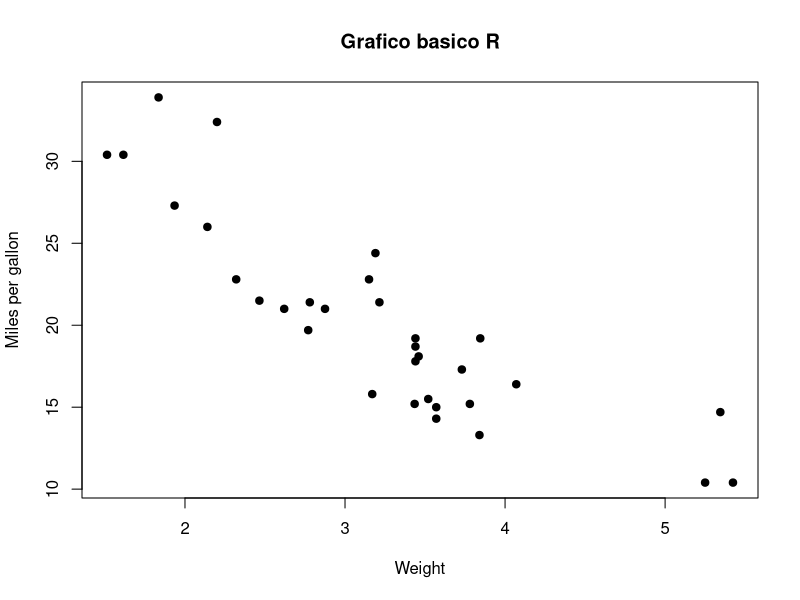
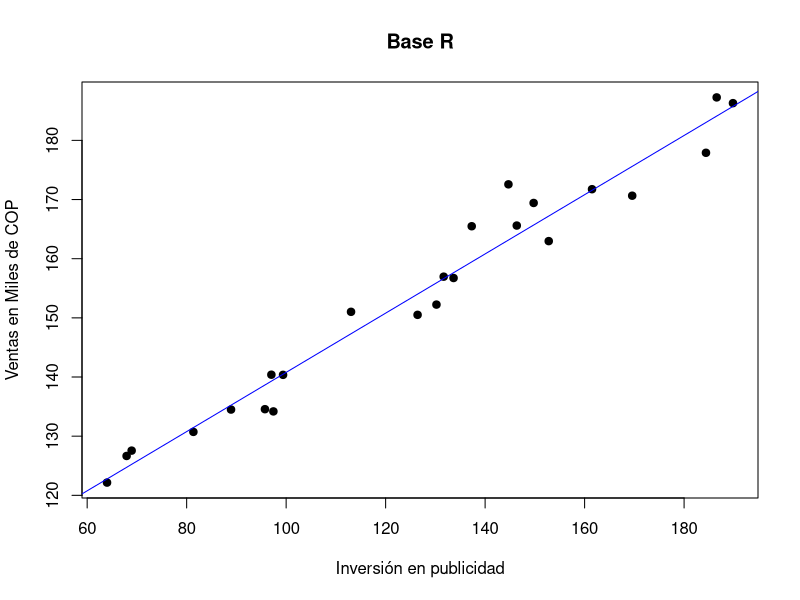
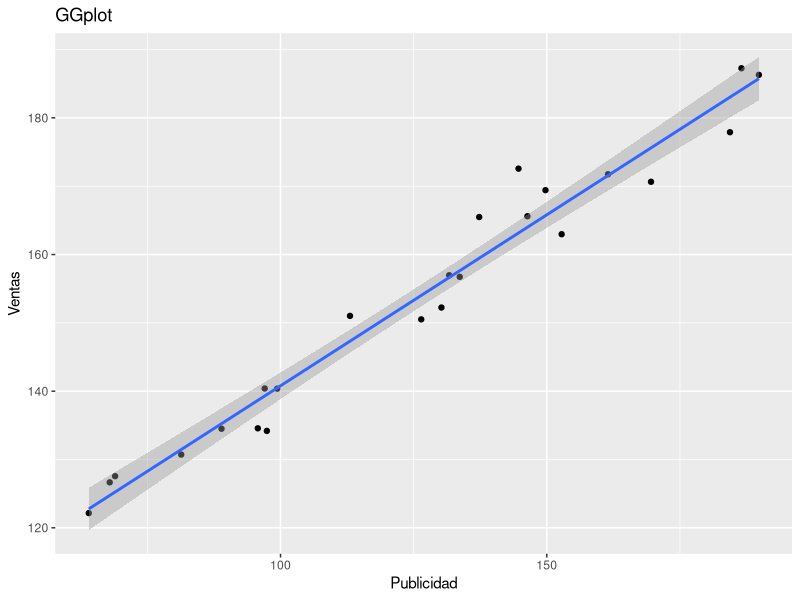

These charts were generated, in order, by the following R code:
## ---- chunk 1
getwd() #Saber el Directorio actual
setwd("C:/Users/nicom/Documents/Anaytics Club Uniandes/Talleres/Taller R") #Cambiar el directorio
## ---- chunk 2
# La variable X toma el valor de 5
X <- 5
X = 5
## ---- chunk 3
# Definir vectores
a <- c(1,2,3,4,5) #Numerico
a #Retorna el vector a
b <- c('a','b','c','d') #String
b #Retorna el vector b
c <- c(TRUE,FALSE,TRUE,FALSE) #Boolean
c #Retorna el vector c
## ---- chunk 4
# Acceder a sus elementos
b[2] #Unico elemento (Elemento en la posicion 2)
b[2:3] #Set de elementos seguidos (Elementos del 2 al 3)
b[c(1,4,3)] #Set de elementos no consecutivos (Elementos 1, 4 y 3)
## ---- chunk 5
m <- matrix(nrow=3,ncol=3) # Matriz vacia 
m
m <- matrix(data=1:9, nrow=3,ncol=3) # Matriz llena con los numeros del 1 al 9
m
## ---- chunk 6
#Acceder a un elemento
m[2,1] # Elemento de la segunda fila y primera columna
m[3,] #Todos los elemetos de una fila
m[,3] #Todos los elementos de una columna
m[1:2,2:3] #Serie de elementos consecutivos
## ---- chunk 7
#DataFrame
dataf <- data.frame()
dataf
m <- as.data.frame(m)
m
## ---- chunk 8
m[1,1] # Igual que una matriz
m[,3] #Llamar una columna por posicion
m$V3 #Llamar una columna por nombre
m[['V3']] #Llamar una columna por nombre
m[-1,] # Remueve la primera fila del df
m[,-1] # Remueve la primera columna del df
colnames(m) <- c('Primera','Segunda','Tercera') #Cambiar nombres de columnas

## ---- chunk 9
# For
for(i in 1:10){
  print(i) #Imprimir todos los números del 1 al 10
}

numeros <- c(1,2,3,4,5)
num <- 0
for(i in numeros){
  print(i) #Imprimir todos los números del conjunto 'numeros'
}
## ---- chunk 10
#Si el numero es mayor a 10 se imprime solo el numero, si el numero no es mayor a 10 pero si es mayor a 5, se imprime el numero mas 2, por ultimo si el numero no es ni mayor a 10 ni mayor a 5, se imprime el numero mas 3
num <- 2
if( num > 10 ){
  print(num)
} else if ( num > 5 ){
  print(num + 2)
} else{
  print(num + 3 )
}
## ---- chunk 11
ticket <- function(speed){
  if( speed > 50 ){
  print('Exceso de velocidad')
} else if ( speed > 40 ){
  print('Acercandose al limite')
} else{
  print('Velocidad adecuada')
}
}
## ---- chunk 12
ticket(10) #Deberia retornar velocidad adecuada
ticket(50) #Deberia retornar acercandose al limite
ticket(70) #deberia retornar exceso de velocidad
## ---- chunk 13
data(mtcars)
## ---- chunk 14
str(mtcars)
head(mtcars)
tail(mtcars)
## ---- chunk 15
summary(mtcars)
## ---- chunk 16
plot(mtcars$wt, mtcars$mpg, pch = 19, xlab = "Weight", ylab = "Miles per gallon", main = 'Grafico basico R')  #Realiza el plot de las variables wt contra la variable mpg
## ---- chunk 17
library(dplyr)
library(readxl)
df <- read_excel('TallerR.xlsx',sheet='Ventas_Tienda')
## ---- chunk 18
head(df)
## ---- chunk 19
df %>% group_by(Producto) %>% summarise(Media=mean(Unidades), Desviacion=sd(Unidades), Minimo=min(Unidades), Maximo=max(Unidades))
## ---- chunk 20
library(ggplot2)
df <- read_excel('TallerR.xlsx',sheet='Lineal_Tienda')
## ---- chunk 21
plot(df$Publicidad,df$Ventas, xlab='Inversión en publicidad', ylab='Ventas en Miles de COP', main='Base R', col='black', pch=19)
abline(lm(Ventas ~ Publicidad, data = df), col = 'blue')
## ---- chunk 22
ggplot(data=df, aes(x = Publicidad, y = Ventas)) + geom_point() + geom_smooth(method='lm') + ggtitle('GGplot')
## ---- chunk 23
df <- read_excel('TallerR.xlsx',sheet='Ventas_Tienda')
df_p <- read_excel('TallerR.xlsx',sheet='Precios_Tienda')

ingresos <- function(df,df_p){ #Esta funcion tambien puede hacerce con un if para colocar los precios
  n_row <- nrow(df)
  df$Precio_Total <- NA
  for(i in 1:n_row){
    prod <- df$Producto[i]
    und <- df$Unidades[i]
    prc <- df_p[df_p$Producto == prod,'Precio_Unitario']
    df$Precio_Total[i] <- und * prc
  }
  df$Precio_Total <- as.numeric(df$Precio_Total)
 return(sum(df$Precio_Total))
}

cat('Los ingresos de la tienda fueron: $', ingresos(df,df_p), 'COP')

## ---- chunk 24
mes_tienda<-function(){ ### Esta función simula un mes de ventas de la tienda
  
  df_res <- as.data.frame(matrix(ncol = 4, nrow = 50))
  rnd <- runif(50)
  und <- sample(1:5, 50, replace = TRUE)
  df_res[,2] <- rnd
  df_res[,4] <- und
  
  for(i in 1:50){
    df_res[i,1] <- i
    if(df_res[i,2] < 0.3){
      df_res[i,3] <- 'Gaseosa'
    } else if(df_res[i,2] < 0.46){
      df_res[i,3] <- 'Papas'
    } else if(df_res[i,2] < 0.48){
      df_res[i,3] <- 'Galletas'
    } else if(df_res[i,2] < 0.63){
      df_res[i,3] <- 'Jugo'
    } else if(df_res[i,2] < 0.7){
      df_res[i,3] <- 'Ponque'
    }
    else{
      df_res[i,3] <- 'Empanadas'
    }
    
  }
   colnames(df_res) <- c('N_Prod','Aleatorio', 'Producto', 'Unidades')
  
   return(df_res)
}   
  prueba <- mes_tienda()
  head(prueba)
## ---- chunk 25
ganancia_promedio <- function(nrep, df_p){ ## Esta funcion genera nrep simulaciones de las ventas y aca su promedio
  result <- matrix(nrow=nrep, ncol=1)
  for( i in 1:nrep){
    df_tr <- mes_tienda()
    result[i,1] <- ingresos(df_tr,df_p)
  }
  return(mean(result))
}

df_re <- ganancia_promedio(500, df_p)
cat('Los ingresos promedio de la tienda del proximo mes serán: $', df_re, 'COP')

